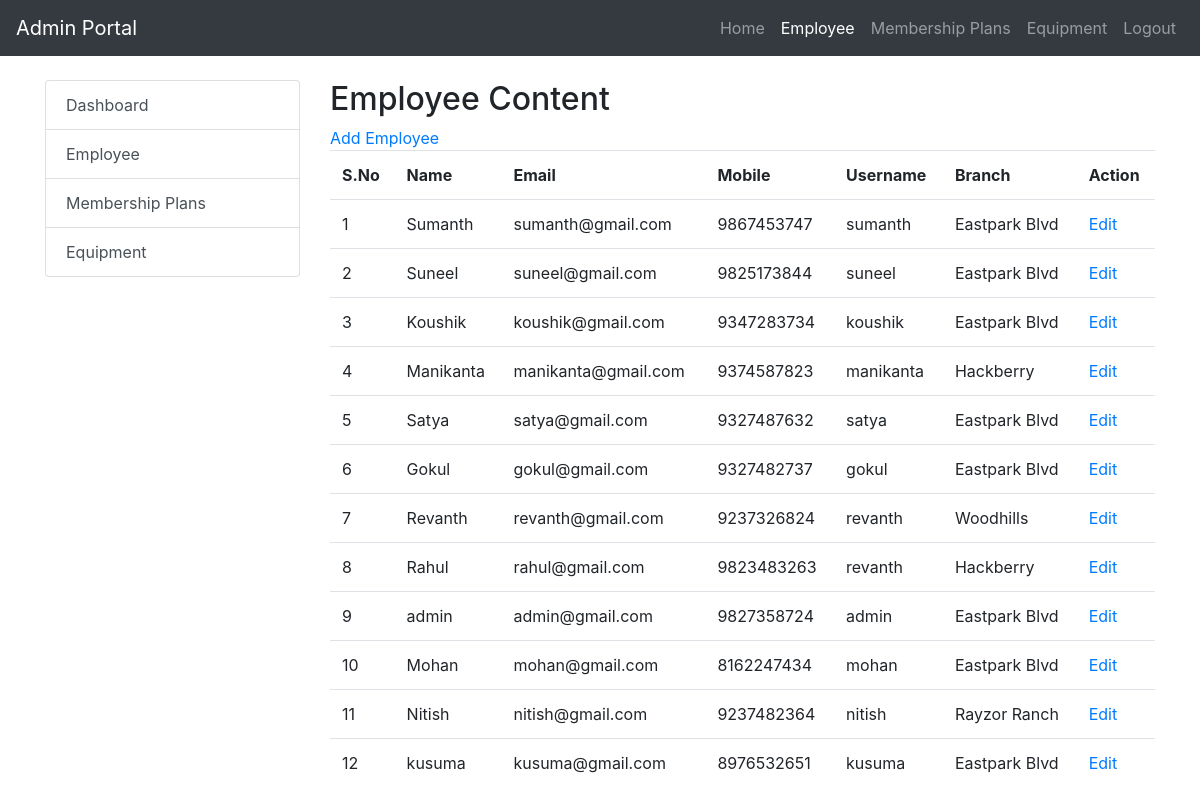
/admin-employee.php (signed in), run on the app's committed database.
### tables this page shows
CREATE TABLE `employee` (
  `employee_id` int(11) NOT NULL,
  `email` varchar(255) DEFAULT NULL,
  `mobile` varchar(255) DEFAULT NULL,
  `name` varchar(255) DEFAULT NULL,
  `branch_id` int(11) DEFAULT NULL,
  `role_id` int(11) DEFAULT NULL,
  `username` varchar(100) NOT NULL,
  `password` varchar(100) NOT NULL
);

CREATE TABLE `branch` (
  `branchid` int(11) NOT NULL,
  `address` varchar(255) DEFAULT NULL,
  `city` varchar(255) DEFAULT NULL,
  `state` varchar(255) DEFAULT NULL,
  `gym_id` bigint(20) DEFAULT NULL
);

### admin-employee.php (the view, shortened to what this page needs)
<!DOCTYPE html>
<html lang="en">
<head>
    <link rel="stylesheet" href="https://maxcdn.bootstrapcdn.com/bootstrap/4.0.0/css/bootstrap.min.css">
</head>
<body>
<nav class="navbar navbar-expand-lg navbar-dark bg-dark">
    <a class="navbar-brand" href="#">Admin Portal</a>
    <div class="collapse navbar-collapse" id="navbarNav">
        <ul class="navbar-nav ml-auto">
            <li class="nav-item">
                <a class="nav-link" href="admindashboard.php">Home</a>
            </li>
            <li class="nav-item active" >
                <a class="nav-link" href="admin-employee.php">Employee</a>
            </li>
            <li class="nav-item">
                <a class="nav-link" href="admin-membershiplist.php">Membership Plans</a>
            </li>
            <li class="nav-item">
                <a class="nav-link" href="admin-equipmentlist.php">Equipment</a>
            </li>
            <li class="nav-item">
                <a class="nav-link" href="logout.php">Logout</a>
            </li>
        </ul>
    </div>
</nav>
<div class="container mt-4">
    <div class="row">
        <div class="col-md-3">
            <div class="list-group">
            <a href="admindashboard.php" class="list-group-item list-group-item-action">Dashboard</a>
                <a href="admin-employee.php" class="list-group-item list-group-item-action">Employee</a>
                <a href="admin-membershiplist.php" class="list-group-item list-group-item-action">Membership Plans</a>
                <a href="admin-equipmentlist.php" class="list-group-item list-group-item-action">Equipment</a>
            </div>
        </div>
        <div class="col-md-9">
                <h2>Employee Content</h2>
                <a href='employee-add.php'>Add Employee</a>
                <?php
$con = mysqli_connect("localhost:3307","root","","gym_management_system");
$var=mysqli_query($con,"select * from employee");
echo "<table class='table'>";
echo "<tr>
<th>S.No</th>
<th>Name</th>
<th>Email</th>
<th>Mobile</th>
<th>Username</th>
<th>Branch</th>
<th>Action</th>
</tr>";
if(mysqli_num_rows($var)>0){
    $i=1;
    while($arr=mysqli_fetch_row($var))
    {
        $branch=mysqli_query($con,"select * from branch where branchid=$arr[4]");
        $brancharr=mysqli_fetch_row($branch);
        $ins=mysqli_query($con,"select * from instructor where employee_id=$arr[0]");
        $desc="";
        if(mysqli_num_rows($ins)>0){
            $myCheckbox='on';
            $insarr=mysqli_fetch_row($ins);
            $desc=$insarr[1];
        }
        else{
            $myCheckbox='off';
        }
        echo "<tr>
    <td>$i</td>
    <td>$arr[3]</td>
    <td>$arr[1]</td>
    <td>$arr[2]</td>
    <td>$arr[6]</td>
    <td>$brancharr[1]</td>
    <td>";
        echo"<a href='employee-edit.php?id=$arr[0]&name=$arr[3]&email=$arr[1]&mobile=$arr[2]&uname=$arr[6]&branch=$brancharr[0]&ins=$myCheckbox&desc=$desc'>Edit</a>";
    echo"</td>
    </tr>";
    $i+=1;
}
    echo "</table>";
}
?>
        </div>
    </div>
</div>
</body>
</html>

### data on the page
employee: name "Sumanth", email "sumanth@gmail.com", mobile "9867453747", username "sumanth", branch.address "Eastpark Blvd"
employee: name "Suneel", email "suneel@gmail.com", mobile "9825173844", username "suneel", branch.address "Eastpark Blvd"
employee: name "Koushik", email "koushik@gmail.com", mobile "9347283734", username "koushik", branch.address "Eastpark Blvd"
employee: name "Manikanta", email "manikanta@gmail.com", mobile "9374587823", username "manikanta", branch.address "Hackberry"
employee: name "Satya", email "satya@gmail.com", mobile "9327487632", username "satya", branch.address "Eastpark Blvd"
employee: name "Gokul", email "gokul@gmail.com", mobile "9327482737", username "gokul", branch.address "Eastpark Blvd"
employee: name "Revanth", email "revanth@gmail.com", mobile "9237326824", username "revanth", branch.address "Woodhills"
employee: name "Rahul", email "rahul@gmail.com", mobile "9823483263", username "revanth", branch.address "Hackberry"
employee: name "admin", email "admin@gmail.com", mobile "9827358724", username "admin", branch.address "Eastpark Blvd"
employee: name "Mohan", email "mohan@gmail.com", mobile "8162247434", username "mohan", branch.address "Eastpark Blvd"
employee: name "Nitish", email "nitish@gmail.com", mobile "9237482364", username "nitish", branch.address "Rayzor Ranch"
employee: name "kusuma", email "kusuma@gmail.com", mobile "8976532651", username "kusuma", branch.address "Eastpark Blvd"
